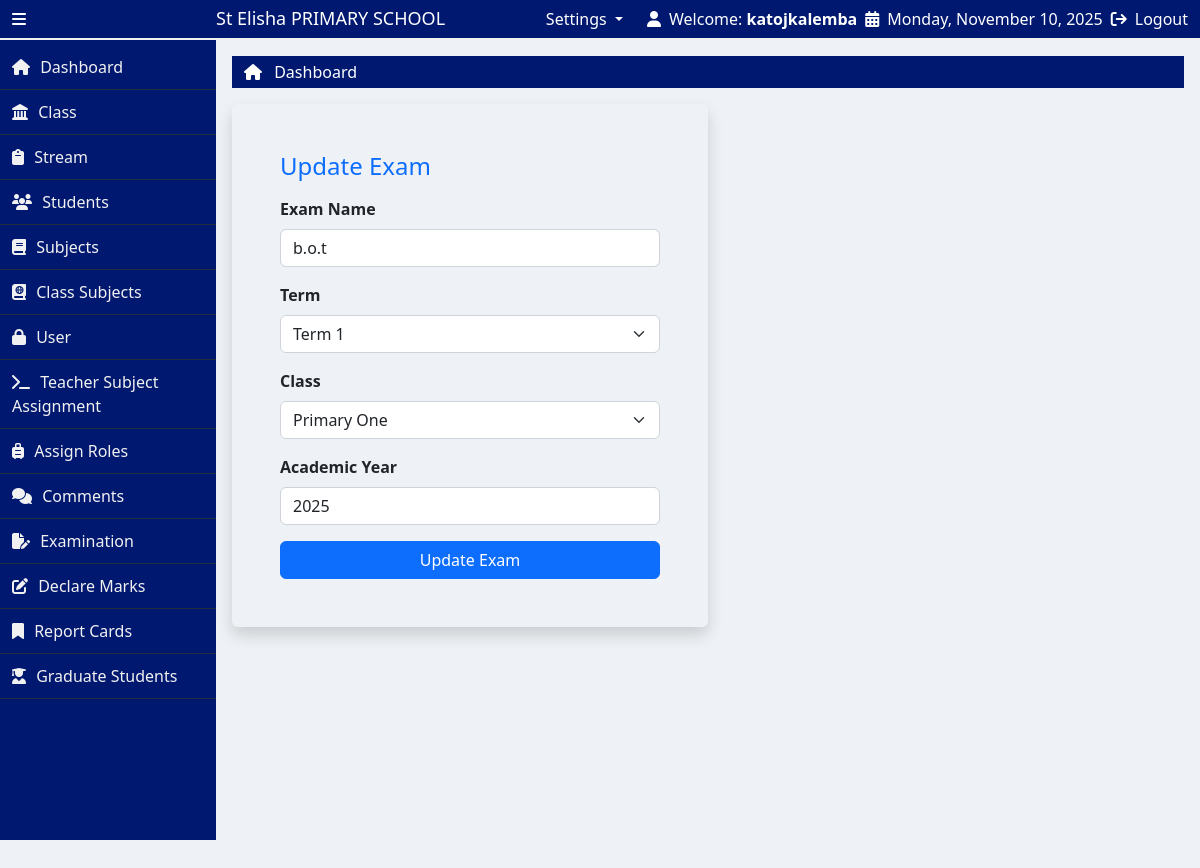
Page /edit_exam.php?exam_id=42 (signed in) on the committed database.
### tables this page shows
CREATE TABLE `school_profile` (
  `profile_id` int(11) NOT NULL,
  `school_name` varchar(255) DEFAULT NULL,
  `address` varchar(255) DEFAULT NULL,
  `phone_1` varchar(255) DEFAULT NULL,
  `phone_2` int(11) DEFAULT NULL,
  `email` varchar(255) DEFAULT NULL,
  `motto` varchar(255) DEFAULT NULL,
  `profile_image` varchar(255) DEFAULT NULL
);

CREATE TABLE `exams` (
  `exam_id` int(11) NOT NULL,
  `exam_name` varchar(255) DEFAULT NULL,
  `term_id` int(11) DEFAULT NULL,
  `academic_year` int(11) DEFAULT NULL,
  `class_id` int(11) DEFAULT NULL
);

### edit_exam.php (the view, shortened to what this page needs)
<?php
include("partials/header.php");
$exam_id = intval($_GET['exam_id']);
$stmt = $conn->prepare("SELECT * FROM exams WHERE exam_id = ?");
$stmt->bind_param("i", $exam_id);
$stmt->execute();
$result = $stmt->get_result();
$examData = $result->fetch_assoc();
$currentTerm = $examData['term_id'];
$currentClass = $examData['class_id'];
?>
<div class="container-fluid my-3">
    <div class="row">
        <div class="col-lg-6 col-sm-12 col-md-12 shadow rounded p-5">
            <h4 class="mb-3 text-primary">Update Exam</h4>
            <form method="POST" action="">
                <div class="mb-3">
                    <label for="exam" class="form-label fw-bold">Exam Name</label>
                    <input type="text" class="form-control" name="exam" id="exam" value="<?php echo htmlspecialchars($examData['exam_name']); ?>">
                </div>
                <div class="mb-3">
                    <label class="form-label fw-bold">Term</label>
                    <select class="form-select" name="term">
                        <?php
                        $terms = $conn->query("SELECT * FROM terms");
                        while($row = $terms->fetch_assoc()){
                            $selected = ($currentTerm == $row['term_id']) ? "selected" : "";
                            echo "<option value='{$row['term_id']}' $selected>{$row['term_name']}</option>";
                        }
                        ?>
                    </select>
                </div>
                <div class="mb-3">
                    <label class="form-label fw-bold">Class</label>
                    <select class="form-select" name="class">
                        <?php
                        $classes = $conn->query("SELECT * FROM classes");
                        while($row = $classes->fetch_assoc()){
                            $selected = ($currentClass == $row['id']) ? "selected" : "";
                            echo "<option value='{$row['id']}' $selected>{$row['class_name']}</option>";
                        }
                        ?>
                    </select>
                </div>
                <div class="mb-3">
                    <label for="year" class="form-label fw-bold">Academic Year</label>
                    <input type="text" class="form-control" name="year" id="year" value="<?php echo htmlspecialchars($examData['academic_year']); ?>">
                </div>
                <button type="submit" name="updateExam" class="btn btn-primary w-100">Update Exam</button>
            </form>
        </div>
    </div>
</div>
<?php include("partials/footer.php"); ?>

### partials/header.php (shortened to what this page needs)
<?php
  include("NotLoggedin.php");
  function isActive($page) {
      $currentPage = basename($_SERVER['PHP_SELF']);
      return $currentPage === $page ? 'active-link' : '';
  }
?>
<!doctype html>
<html lang="en">
  <head>
    <link href="https://cdn.jsdelivr.net/npm/bootstrap@5.2.3/dist/css/bootstrap.min.css" rel="stylesheet">
    <link rel="stylesheet" href="https://cdn.datatables.net/2.3.3/css/dataTables.dataTables.css">
    <link rel="stylesheet" href="https://cdnjs.cloudflare.com/ajax/libs/toastr.js/latest/toastr.min.css">
    <link rel="stylesheet" href="css/style.css">
  </head>
  <body>
    <main>
      <div class="container-fluid">
        <div class="row align-items-center py-2">
          <div class="col-lg-3 d-flex align-items-center gap-3 top-left">
            <i class="fa-solid fa-bars icon-bar" id="icon"></i>
            <h3 class="text-capitalize name mb-0" id="name">
              <?php
                $school_profile = "SELECT * FROM school_profile";
                $execute = mysqli_query($conn, $school_profile);
                $row = mysqli_fetch_assoc($execute);
                $school_name = $row['school_name'];
              ?>
              <?php echo $school_name ?> PRIMARY SCHOOL
            </h3>
          </div>
          <div class="col-lg-9 d-flex justify-content-end gap-4 top-right">
            <?php if(isset($_SESSION["role"]) && $_SESSION['role']==="admin"): ?>
              <li class="nav-item dropdown" style="list-style: none;">
                <a class="nav-link dropdown-toggle" href="#" role="button" data-bs-toggle="dropdown" aria-expanded="false">
                  Settings
                </a>
              </li>
            <?php endif ?>
            <div class="d-flex align-items-center gap-2 sect_1">
              <i class="fa-solid fa-user"></i>
              <span>Welcome: <strong><?php echo htmlspecialchars($_SESSION['username']); ?></strong></span>
            <div class="d-flex align-items-center gap-2">
              <i class="fa-solid fa-calendar-days"></i>
              <span><?php echo date('l, F j, Y'); ?></span>
            </div>
            <div class="d-flex align-items-center gap-2">
              <i class="fa-solid fa-arrow-right-from-bracket"></i>
              <a href="logout.php" class="text-decoration-none text-white">Logout</a>
            </div>
          </div>
        </div>
      </div>
    </main>
    <div class="container-fluid p-0">
      <div class="row g-0">
        <div class="left-bar" id="left-bar">
          <a href="<?php echo SITEURL ?>" class="lists gap-3 <?php echo isActive('index.php'); ?>">
            <i class="fa-solid fa-house"></i>
            <span class="text-capitalize side-text">dashboard</span>
          </a>
          <?php if (isset($_SESSION['role']) && $_SESSION['role'] === 'admin'): ?>
            <a href="<?php echo SITEURL ?>class.php" class="<?php echo isActive('class.php'); ?>">
              <i class="fa-solid fa-landmark"></i>
              <span class="text-capitalize side-text">class</span>
            </a>
            <a href="<?php echo SITEURL ?>streams.php" class="<?php echo isActive('streams.php'); ?>">
              <i class="fa-solid fa-clipboard"></i>
              <span class="text-capitalize side-text">stream</span>
            </a>
            <a href="<?php echo SITEURL ?>students.php" class="<?php echo isActive('students.php'); ?>">
              <i class="fa-solid fa-users"></i>
              <span class="text-capitalize side-text">students</span>
            </a>
            <a href="<?php echo SITEURL ?>subject.php" class="<?php echo isActive('subject.php'); ?>">
              <i class="fa-solid fa-book"></i>
              <span class="text-capitalize side-text">subjects</span>
            </a>
            <a href="<?php echo SITEURL ?>class_subjects.php" class="<?php echo isActive('class_subjects.php'); ?>">
              <i class="fa-solid fa-book-atlas"></i>
              <span class="text-capitalize side-text">class subjects</span>
            </a>
            <a href="<?php echo SITEURL ?>users.php" class="<?php echo isActive('users.php'); ?>">
              <i class="fa-solid fa-lock"></i>
              <span class="text-capitalize side-text">user</span>
            </a>
            <a href="<?php echo SITEURL ?>teacherSubject.php" class="<?php echo isActive('teacherSubject.php'); ?>">
              <i class="fa-solid fa-terminal"></i>
              <span class="text-capitalize side-text">Teacher subject assignment</span>
            </a>
            <a href="<?php echo SITEURL ?>assign_roles.php" class="<?php echo isActive('assign_roles.php'); ?>">
              <i class="fa-solid fa-suitcase-rolling"></i>
              <span class="text-capitalize side-text">assign roles</span>
            </a>
          <?php endif; ?>
          <a href="<?php
                  echo SITEURL;
                  echo $_SESSION['role'] === 'admin' ? 'select_class_stream.php' : 'selectcomment_exam.php';
                ?>"
            class="<?php echo isActive($_SESSION['role'] === 'admin' ? 'select_class_stream.php' : 'selectcomment_exam.php'); ?>">
              <i class="fa-solid fa-comments"></i>
              <span class="text-capitalize side-text">comments</span>
          </a>
          <a href="<?php echo SITEURL ?>examination.php" class="<?php echo isActive('examination.php'); ?>">
            <i class="fa-solid fa-file-pen"></i>
            <span class="text-capitalize side-text">examination</span>
          </a>
          <a href="<?php echo SITEURL ?>addScore.php" class="<?php echo isActive('addScore.php'); ?>">
            <i class="fa-solid fa-pen-to-square"></i>
            <span class="text-capitalize side-text">declare marks</span>
          </a>
          <a href="<?php echo SITEURL ?>reports.php" class="<?php echo isActive('reports.php'); ?>">
            <i class="fa-solid fa-bookmark"></i>
            <span class="text-capitalize side-text">report cards</span>
          </a>
          <?php if (isset($_SESSION['role']) && $_SESSION['role'] === 'admin'): ?>
            <a onclick="return confirm('Do you want to graduate P.7 students?')" href="<?php echo SITEURL ?>graduate_students.php" class="<?php echo isActive('graduate_students.php'); ?>">
              <i class="fa-solid fa-user-graduate"></i>
              <span class="text-capitalize side-text">Graduate Students</span>
            </a>
          <?php endif ?>
        </div>
        <div class="right-bar" id="right-bar">
          <div class="container-fluid pt-1 pb-1" style="background-color: #001870;">
            <ul class="list-unstyled mb-0 dashboard">
              <li>
                <i class="fa-solid fa-house" style="color: #fff;"></i>
                <a href="<?php echo SITEURL ?>" class="text-capitalize text-white ms-2 text-decoration-none">Dashboard</a>
              </li>
            </ul>
          </div>

### css/style.css (style rules this page uses)
:root { --primary-color: #001870; --secondary-color: #0095486c; --tertiary-color: #430d0d; --border-color: #f1f1f1; --background-color: #222f3e; --hover-color: #007a3d; --backgroundColor: #EEF1F5; }
* { padding: 0; margin: 0; box-sizing: border-box; }
body { background-color: var(--backgroundColor); }
.icon-bar { cursor: pointer; }
main { width: 100%; color: #fff; background-color: var(--primary-color); height: 40px; border-bottom: 2px solid var(--border-color); display: flex; align-items: center; position: fixed; left: 0; top: 0; z-index: 1; }
.name { font-size: 18px; position: absolute; left: 18%; transition: all 1s; }
.left-bar { height: auto; width: 18%; background-color: var(--primary-color); transition: width 0.3s ease; padding-top: 5px; overflow-y: auto; margin-top: 40px; overflow-y: hidden; }
.left-bar .side-text { color: var(--border-color); }
.left-bar a { display: block; padding: 10px 12px; width: 100%; box-sizing: border-box; color: var(--border-color); text-decoration: none; transition: background-color 0.3s ease; border-bottom: 1px solid var(--background-color) ; }
.left-bar span { padding-left: 6px; }
.right-bar { margin-top: 40px; height: 100vh; width: 82%; transition: all 1s; padding: 16px; }

### rows in the picture
school_profile: school_name "St Elisha"
exams: exam "b.o.t", year "2025"

### other values in the picture
$_SESSION['username'] "katojkalemba"
form field term "Term 1"
form field class "Primary One"
